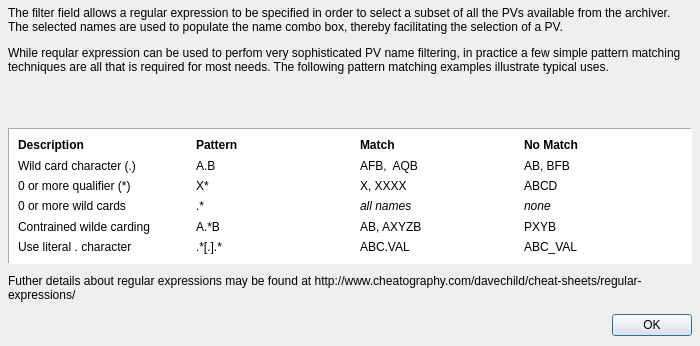
<?xml version="1.0" encoding="UTF-8"?>
<ui version="4.0">
 <class>QEPVNameFilterHelp</class>
 <widget class="QWidget" name="QEPVNameFilterHelp">
  <property name="geometry">
   <rect>
    <x>0</x>
    <y>0</y>
    <width>700</width>
    <height>346</height>
   </rect>
  </property>
  <property name="minimumSize">
   <size>
    <width>700</width>
    <height>346</height>
   </size>
  </property>
  <property name="maximumSize">
   <size>
    <width>700</width>
    <height>346</height>
   </size>
  </property>
  <property name="windowTitle">
   <string>PV Name Selection - Regular Expression Filtering</string>
  </property>
  <layout class="QVBoxLayout" name="verticalLayout">
   <property name="spacing">
    <number>6</number>
   </property>
   <property name="leftMargin">
    <number>8</number>
   </property>
   <property name="topMargin">
    <number>6</number>
   </property>
   <property name="rightMargin">
    <number>8</number>
   </property>
   <property name="bottomMargin">
    <number>6</number>
   </property>
   <item>
    <widget class="QLabel" name="label">
     <property name="minimumSize">
      <size>
       <width>684</width>
       <height>116</height>
      </size>
     </property>
     <property name="maximumSize">
      <size>
       <width>684</width>
       <height>116</height>
      </size>
     </property>
     <property name="text">
      <string>&lt;html&gt;&lt;head/&gt;&lt;body&gt;&lt;p&gt;The filter field allows a regular expression to be specified in order to select a subset of all the PVs available from the archiver. The selected names are used to populate the name combo box, thereby facilitating the selection of a PV.&lt;/p&gt;&lt;p&gt;While reqular expression can be used to perfom very sophisticated PV name filtering, in practice a few simple pattern matching techniques are all that is required for most needs. The following pattern matching examples illustrate typical uses.&lt;/p&gt;&lt;/body&gt;&lt;/html&gt;</string>
     </property>
     <property name="alignment">
      <set>Qt::AlignLeading|Qt::AlignLeft|Qt::AlignTop</set>
     </property>
     <property name="wordWrap">
      <bool>true</bool>
     </property>
     <property name="openExternalLinks">
      <bool>false</bool>
     </property>
    </widget>
   </item>
   <item>
    <widget class="QFrame" name="frame">
     <property name="minimumSize">
      <size>
       <width>0</width>
       <height>136</height>
      </size>
     </property>
     <property name="maximumSize">
      <size>
       <width>16777215</width>
       <height>136</height>
      </size>
     </property>
     <property name="font">
      <font>
       <pointsize>10</pointsize>
      </font>
     </property>
     <property name="styleSheet">
      <string notr="true">background-color: rgb(255, 255, 255);</string>
     </property>
     <property name="frameShape">
      <enum>QFrame::Panel</enum>
     </property>
     <property name="frameShadow">
      <enum>QFrame::Sunken</enum>
     </property>
     <layout class="QGridLayout" name="gridLayout">
      <item row="0" column="0">
       <widget class="QLabel" name="label_2">
        <property name="minimumSize">
         <size>
          <width>172</width>
          <height>0</height>
         </size>
        </property>
        <property name="font">
         <font>
          <weight>75</weight>
          <bold>true</bold>
         </font>
        </property>
        <property name="frameShape">
         <enum>QFrame::NoFrame</enum>
        </property>
        <property name="frameShadow">
         <enum>QFrame::Plain</enum>
        </property>
        <property name="text">
         <string>Description</string>
        </property>
        <property name="alignment">
         <set>Qt::AlignLeading|Qt::AlignLeft|Qt::AlignVCenter</set>
        </property>
       </widget>
      </item>
      <item row="0" column="1">
       <widget class="QLabel" name="label_3">
        <property name="font">
         <font>
          <weight>75</weight>
          <bold>true</bold>
         </font>
        </property>
        <property name="frameShape">
         <enum>QFrame::NoFrame</enum>
        </property>
        <property name="frameShadow">
         <enum>QFrame::Plain</enum>
        </property>
        <property name="text">
         <string>Pattern</string>
        </property>
        <property name="alignment">
         <set>Qt::AlignLeading|Qt::AlignLeft|Qt::AlignVCenter</set>
        </property>
       </widget>
      </item>
      <item row="0" column="2">
       <widget class="QLabel" name="label_4">
        <property name="font">
         <font>
          <weight>75</weight>
          <bold>true</bold>
         </font>
        </property>
        <property name="frameShape">
         <enum>QFrame::NoFrame</enum>
        </property>
        <property name="frameShadow">
         <enum>QFrame::Plain</enum>
        </property>
        <property name="text">
         <string>Match</string>
        </property>
        <property name="alignment">
         <set>Qt::AlignLeading|Qt::AlignLeft|Qt::AlignVCenter</set>
        </property>
       </widget>
      </item>
      <item row="0" column="3">
       <widget class="QLabel" name="label_5">
        <property name="font">
         <font>
          <weight>75</weight>
          <bold>true</bold>
         </font>
        </property>
        <property name="frameShape">
         <enum>QFrame::NoFrame</enum>
        </property>
        <property name="frameShadow">
         <enum>QFrame::Plain</enum>
        </property>
        <property name="text">
         <string>No Match</string>
        </property>
        <property name="alignment">
         <set>Qt::AlignLeading|Qt::AlignLeft|Qt::AlignVCenter</set>
        </property>
       </widget>
      </item>
      <item row="1" column="0">
       <widget class="QLabel" name="label_6">
        <property name="minimumSize">
         <size>
          <width>172</width>
          <height>0</height>
         </size>
        </property>
        <property name="frameShape">
         <enum>QFrame::NoFrame</enum>
        </property>
        <property name="frameShadow">
         <enum>QFrame::Plain</enum>
        </property>
        <property name="text">
         <string>Wild card character (.)</string>
        </property>
        <property name="alignment">
         <set>Qt::AlignLeading|Qt::AlignLeft|Qt::AlignVCenter</set>
        </property>
       </widget>
      </item>
      <item row="1" column="1">
       <widget class="QLabel" name="label_9">
        <property name="frameShape">
         <enum>QFrame::NoFrame</enum>
        </property>
        <property name="frameShadow">
         <enum>QFrame::Plain</enum>
        </property>
        <property name="text">
         <string>A.B</string>
        </property>
        <property name="alignment">
         <set>Qt::AlignLeading|Qt::AlignLeft|Qt::AlignVCenter</set>
        </property>
       </widget>
      </item>
      <item row="1" column="2">
       <widget class="QLabel" name="label_8">
        <property name="frameShape">
         <enum>QFrame::NoFrame</enum>
        </property>
        <property name="frameShadow">
         <enum>QFrame::Plain</enum>
        </property>
        <property name="text">
         <string>AFB,  AQB</string>
        </property>
        <property name="alignment">
         <set>Qt::AlignLeading|Qt::AlignLeft|Qt::AlignVCenter</set>
        </property>
       </widget>
      </item>
      <item row="1" column="3">
       <widget class="QLabel" name="label_7">
        <property name="frameShape">
         <enum>QFrame::NoFrame</enum>
        </property>
        <property name="frameShadow">
         <enum>QFrame::Plain</enum>
        </property>
        <property name="text">
         <string>AB, BFB</string>
        </property>
        <property name="alignment">
         <set>Qt::AlignLeading|Qt::AlignLeft|Qt::AlignVCenter</set>
        </property>
       </widget>
      </item>
      <item row="2" column="0">
       <widget class="QLabel" name="label_10">
        <property name="minimumSize">
         <size>
          <width>172</width>
          <height>0</height>
         </size>
        </property>
        <property name="frameShape">
         <enum>QFrame::NoFrame</enum>
        </property>
        <property name="frameShadow">
         <enum>QFrame::Plain</enum>
        </property>
        <property name="text">
         <string>0 or more qualifier (*)</string>
        </property>
        <property name="alignment">
         <set>Qt::AlignLeading|Qt::AlignLeft|Qt::AlignVCenter</set>
        </property>
       </widget>
      </item>
      <item row="2" column="1">
       <widget class="QLabel" name="label_13">
        <property name="frameShape">
         <enum>QFrame::NoFrame</enum>
        </property>
        <property name="frameShadow">
         <enum>QFrame::Plain</enum>
        </property>
        <property name="text">
         <string>X*</string>
        </property>
        <property name="alignment">
         <set>Qt::AlignLeading|Qt::AlignLeft|Qt::AlignVCenter</set>
        </property>
       </widget>
      </item>
      <item row="2" column="2">
       <widget class="QLabel" name="label_12">
        <property name="font">
         <font>
          <italic>false</italic>
         </font>
        </property>
        <property name="frameShape">
         <enum>QFrame::NoFrame</enum>
        </property>
        <property name="frameShadow">
         <enum>QFrame::Plain</enum>
        </property>
        <property name="text">
         <string>X, XXXX</string>
        </property>
        <property name="alignment">
         <set>Qt::AlignLeading|Qt::AlignLeft|Qt::AlignVCenter</set>
        </property>
       </widget>
      </item>
      <item row="2" column="3">
       <widget class="QLabel" name="label_11">
        <property name="font">
         <font>
          <italic>false</italic>
         </font>
        </property>
        <property name="frameShape">
         <enum>QFrame::NoFrame</enum>
        </property>
        <property name="frameShadow">
         <enum>QFrame::Plain</enum>
        </property>
        <property name="text">
         <string>ABCD</string>
        </property>
        <property name="alignment">
         <set>Qt::AlignLeading|Qt::AlignLeft|Qt::AlignVCenter</set>
        </property>
       </widget>
      </item>
      <item row="3" column="0">
       <widget class="QLabel" name="label_14">
        <property name="minimumSize">
         <size>
          <width>172</width>
          <height>0</height>
         </size>
        </property>
        <property name="frameShape">
         <enum>QFrame::NoFrame</enum>
        </property>
        <property name="frameShadow">
         <enum>QFrame::Plain</enum>
        </property>
        <property name="text">
         <string>0 or more wild cards</string>
        </property>
        <property name="alignment">
         <set>Qt::AlignLeading|Qt::AlignLeft|Qt::AlignVCenter</set>
        </property>
       </widget>
      </item>
      <item row="3" column="1">
       <widget class="QLabel" name="label_17">
        <property name="frameShape">
         <enum>QFrame::NoFrame</enum>
        </property>
        <property name="frameShadow">
         <enum>QFrame::Plain</enum>
        </property>
        <property name="text">
         <string>.*</string>
        </property>
        <property name="alignment">
         <set>Qt::AlignLeading|Qt::AlignLeft|Qt::AlignVCenter</set>
        </property>
       </widget>
      </item>
      <item row="3" column="2">
       <widget class="QLabel" name="label_16">
        <property name="font">
         <font>
          <italic>true</italic>
         </font>
        </property>
        <property name="frameShape">
         <enum>QFrame::NoFrame</enum>
        </property>
        <property name="frameShadow">
         <enum>QFrame::Plain</enum>
        </property>
        <property name="text">
         <string>all names</string>
        </property>
        <property name="alignment">
         <set>Qt::AlignLeading|Qt::AlignLeft|Qt::AlignVCenter</set>
        </property>
       </widget>
      </item>
      <item row="3" column="3">
       <widget class="QLabel" name="label_15">
        <property name="font">
         <font>
          <italic>true</italic>
         </font>
        </property>
        <property name="frameShape">
         <enum>QFrame::NoFrame</enum>
        </property>
        <property name="frameShadow">
         <enum>QFrame::Plain</enum>
        </property>
        <property name="text">
         <string>none</string>
        </property>
        <property name="alignment">
         <set>Qt::AlignLeading|Qt::AlignLeft|Qt::AlignVCenter</set>
        </property>
       </widget>
      </item>
      <item row="4" column="0">
       <widget class="QLabel" name="label_19">
        <property name="minimumSize">
         <size>
          <width>172</width>
          <height>0</height>
         </size>
        </property>
        <property name="frameShape">
         <enum>QFrame::NoFrame</enum>
        </property>
        <property name="frameShadow">
         <enum>QFrame::Plain</enum>
        </property>
        <property name="text">
         <string>Contrained wilde carding</string>
        </property>
        <property name="alignment">
         <set>Qt::AlignLeading|Qt::AlignLeft|Qt::AlignVCenter</set>
        </property>
       </widget>
      </item>
      <item row="4" column="1">
       <widget class="QLabel" name="label_22">
        <property name="frameShape">
         <enum>QFrame::NoFrame</enum>
        </property>
        <property name="frameShadow">
         <enum>QFrame::Plain</enum>
        </property>
        <property name="text">
         <string>A.*B</string>
        </property>
        <property name="alignment">
         <set>Qt::AlignLeading|Qt::AlignLeft|Qt::AlignVCenter</set>
        </property>
       </widget>
      </item>
      <item row="4" column="2">
       <widget class="QLabel" name="label_20">
        <property name="frameShape">
         <enum>QFrame::NoFrame</enum>
        </property>
        <property name="frameShadow">
         <enum>QFrame::Plain</enum>
        </property>
        <property name="text">
         <string>AB, AXYZB</string>
        </property>
        <property name="alignment">
         <set>Qt::AlignLeading|Qt::AlignLeft|Qt::AlignVCenter</set>
        </property>
       </widget>
      </item>
      <item row="4" column="3">
       <widget class="QLabel" name="label_21">
        <property name="frameShape">
         <enum>QFrame::NoFrame</enum>
        </property>
        <property name="frameShadow">
         <enum>QFrame::Plain</enum>
        </property>
        <property name="text">
         <string>PXYB</string>
        </property>
        <property name="alignment">
         <set>Qt::AlignLeading|Qt::AlignLeft|Qt::AlignVCenter</set>
        </property>
       </widget>
      </item>
      <item row="5" column="0">
       <widget class="QLabel" name="label_24">
        <property name="minimumSize">
         <size>
          <width>172</width>
          <height>0</height>
         </size>
        </property>
        <property name="frameShape">
         <enum>QFrame::NoFrame</enum>
        </property>
        <property name="frameShadow">
         <enum>QFrame::Plain</enum>
        </property>
        <property name="text">
         <string>Use literal . character</string>
        </property>
        <property name="alignment">
         <set>Qt::AlignLeading|Qt::AlignLeft|Qt::AlignVCenter</set>
        </property>
       </widget>
      </item>
      <item row="5" column="1">
       <widget class="QLabel" name="label_25">
        <property name="frameShape">
         <enum>QFrame::NoFrame</enum>
        </property>
        <property name="frameShadow">
         <enum>QFrame::Plain</enum>
        </property>
        <property name="text">
         <string>.*[.].*</string>
        </property>
        <property name="alignment">
         <set>Qt::AlignLeading|Qt::AlignLeft|Qt::AlignVCenter</set>
        </property>
       </widget>
      </item>
      <item row="5" column="2">
       <widget class="QLabel" name="label_26">
        <property name="frameShape">
         <enum>QFrame::NoFrame</enum>
        </property>
        <property name="frameShadow">
         <enum>QFrame::Plain</enum>
        </property>
        <property name="text">
         <string>ABC.VAL</string>
        </property>
        <property name="alignment">
         <set>Qt::AlignLeading|Qt::AlignLeft|Qt::AlignVCenter</set>
        </property>
       </widget>
      </item>
      <item row="5" column="3">
       <widget class="QLabel" name="label_23">
        <property name="frameShape">
         <enum>QFrame::NoFrame</enum>
        </property>
        <property name="frameShadow">
         <enum>QFrame::Plain</enum>
        </property>
        <property name="text">
         <string>ABC_VAL</string>
        </property>
        <property name="alignment">
         <set>Qt::AlignLeading|Qt::AlignLeft|Qt::AlignVCenter</set>
        </property>
       </widget>
      </item>
     </layout>
    </widget>
   </item>
   <item>
    <widget class="QLabel" name="label_18">
     <property name="minimumSize">
      <size>
       <width>0</width>
       <height>36</height>
      </size>
     </property>
     <property name="maximumSize">
      <size>
       <width>16777215</width>
       <height>36</height>
      </size>
     </property>
     <property name="text">
      <string>&lt;html&gt;&lt;head/&gt;&lt;body&gt;&lt;p&gt;Futher details about regular expressions may be found at http://www.cheatography.com/davechild/cheat-sheets/regular-expressions/&lt;/p&gt;&lt;/body&gt;&lt;/html&gt;</string>
     </property>
     <property name="textFormat">
      <enum>Qt::RichText</enum>
     </property>
     <property name="wordWrap">
      <bool>true</bool>
     </property>
     <property name="openExternalLinks">
      <bool>true</bool>
     </property>
    </widget>
   </item>
   <item>
    <layout class="QHBoxLayout" name="horizontalLayout">
     <item>
      <spacer name="horizontalSpacer">
       <property name="orientation">
        <enum>Qt::Horizontal</enum>
       </property>
       <property name="sizeHint" stdset="0">
        <size>
         <width>800</width>
         <height>20</height>
        </size>
       </property>
      </spacer>
     </item>
     <item>
      <widget class="QDialogButtonBox" name="buttonBox">
       <property name="maximumSize">
        <size>
         <width>16777215</width>
         <height>26</height>
        </size>
       </property>
       <property name="standardButtons">
        <set>QDialogButtonBox::Ok</set>
       </property>
      </widget>
     </item>
    </layout>
   </item>
  </layout>
 </widget>
 <resources/>
 <connections/>
</ui>
